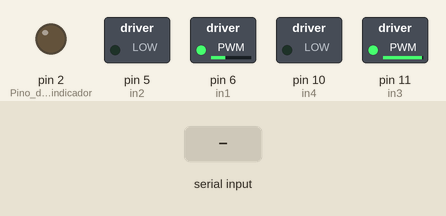
Recording of a sketch running on a simulated Arduino Uno, built with avr-gcc and run on an emulated ATmega328P. Shown: switched loads named in the sketch (green lamp = pin HIGH), output pins drawn as LEDs (lit = HIGH). The inputs (shaded band) are chosen by the test bench.

Above: at 1.2 s.
1.3 s: "1" received over Serial
At 1.58 s:
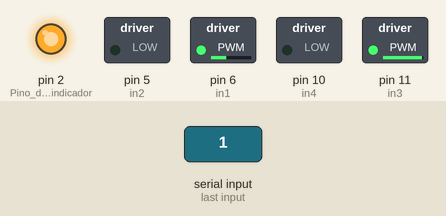
3.3 s: byte 255 (255) received over Serial
At 4.6 s:
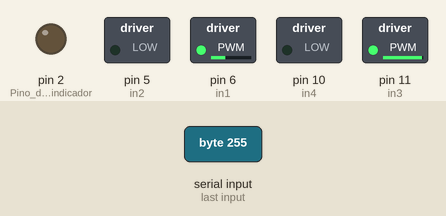
Timing chart, 0 to 6.3 s (numbered marks = the images above; inputs shaded):
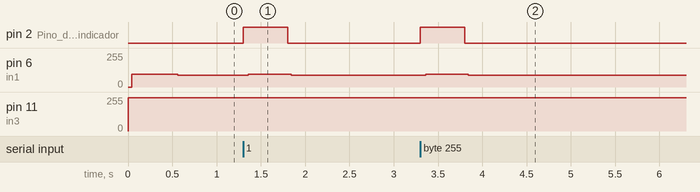

Measured:
- after the input at 1.3 s, pin 2 (Pino_do_LED_indicador): LOW → HIGH at once, → LOW 0.50 s later; pin 6 (in1): 90/255 → 97/255 after 0.06 s, → 90/255 0.48 s later
- after the input at 3.3 s, pin 2 (Pino_do_LED_indicador): LOW → HIGH at once, → LOW 0.50 s later; pin 6 (in1): 90/255 → 96/255 after 0.06 s, → 90/255 0.48 s later

The sketch:

carro_bluetooth.ino
```cpp
#define in1 6 // Entrada do motor 1
#define in2 5 // Entrada do motor 1
#define in3 11 // Entrada do motor 2
#define in4 10 // Entrada do motor 2

int dataIn[5] {0,0,0,0}; // Vetor dos dados completos que receberemos do aplicativo
int in_byte = 0; // A informação em bytes que estamos recebendo a cada momento do aplicativo
int array_index = 0; // Índice do vetor
int X, Y, button, velMotor; // As coordenadas em X, Y, o botão e a variável de velocidade
unsigned long time1; // Variável auxiliar para guardar tempo

void setup() {
  Serial.begin(9600);
  pinMode(in1, OUTPUT);
  pinMode(in2, OUTPUT);
  pinMode(in3, OUTPUT);
  pinMode(in4, OUTPUT);
  pinMode(2, OUTPUT); // Pino do LED indicador
}

void loop() {
  if (Serial.available() > 0) { // Verifica se há dados recebidos via Bluetooth
    time1 = millis();
    digitalWrite(2, HIGH); // LED aceso indica conexão ativa
    in_byte = Serial.read();  // Recebe um byte do app
    if (in_byte == 255)  // Byte de encerramento
      array_index = 0;
    dataIn[array_index] = in_byte;
    array_index++;
  } else {
    if ((millis() - time1) > 500) // Se passaram mais de 0,5s sem sinal
      digitalWrite(2, LOW); // Desliga o LED (sem conexão)
  }

  X = dataIn[2] - 124;
  Y = 124 - dataIn[3];
  button = dataIn[1];
  velMotor = Y * 2; // Cálculo de velocidade PWM

  // ----------- Para frente --------------- //
  if (Y > 1) {
    analogWrite(in1, velMotor);
    digitalWrite(in2, LOW);
    analogWrite(in3, velMotor);
    digitalWrite(in4, LOW);
  }
  // ----------- Para trás --------------- //
  else if (Y < -1) {
    analogWrite(in2, -1 * velMotor);
    digitalWrite(in1, LOW);
    analogWrite(in4, -1 * velMotor);
    digitalWrite(in3, LOW);
  }
  // ------------ Parado ------------- //
  else {
    digitalWrite(in1, LOW);
    digitalWrite(in2, LOW);
    digitalWrite(in3, LOW);
    digitalWrite(in4, LOW);
  }

  // ----------- Direção ------------- //
  if (X < -34) { // Esquerda
    digitalWrite(in1, LOW);
    digitalWrite(in2, LOW);
  }
  else if (X > 34) { // Direita
    digitalWrite(in3, LOW);
    digitalWrite(in4, LOW);
  }
}
```
